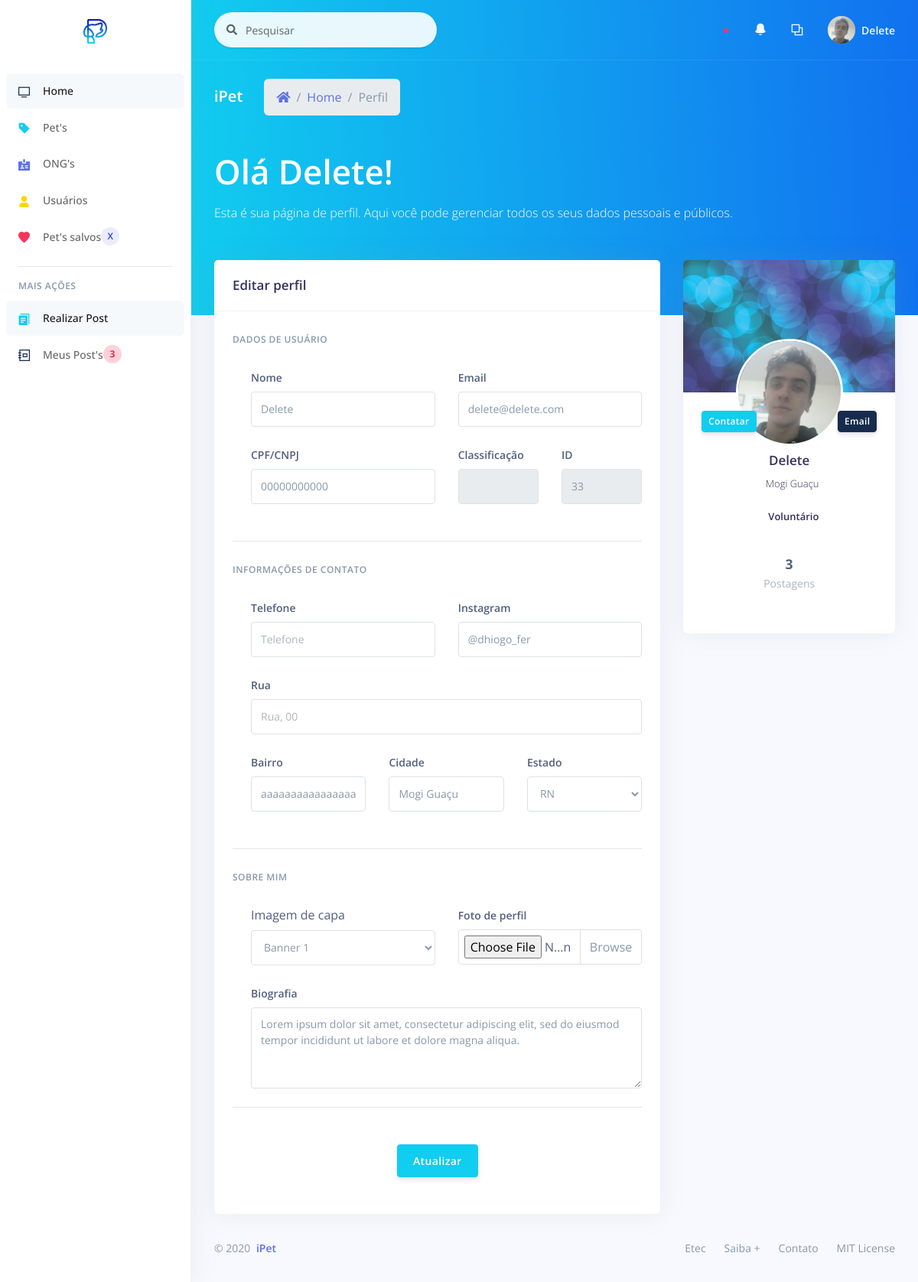
The app's page /_site/_user/profile.php (signed in), older data.
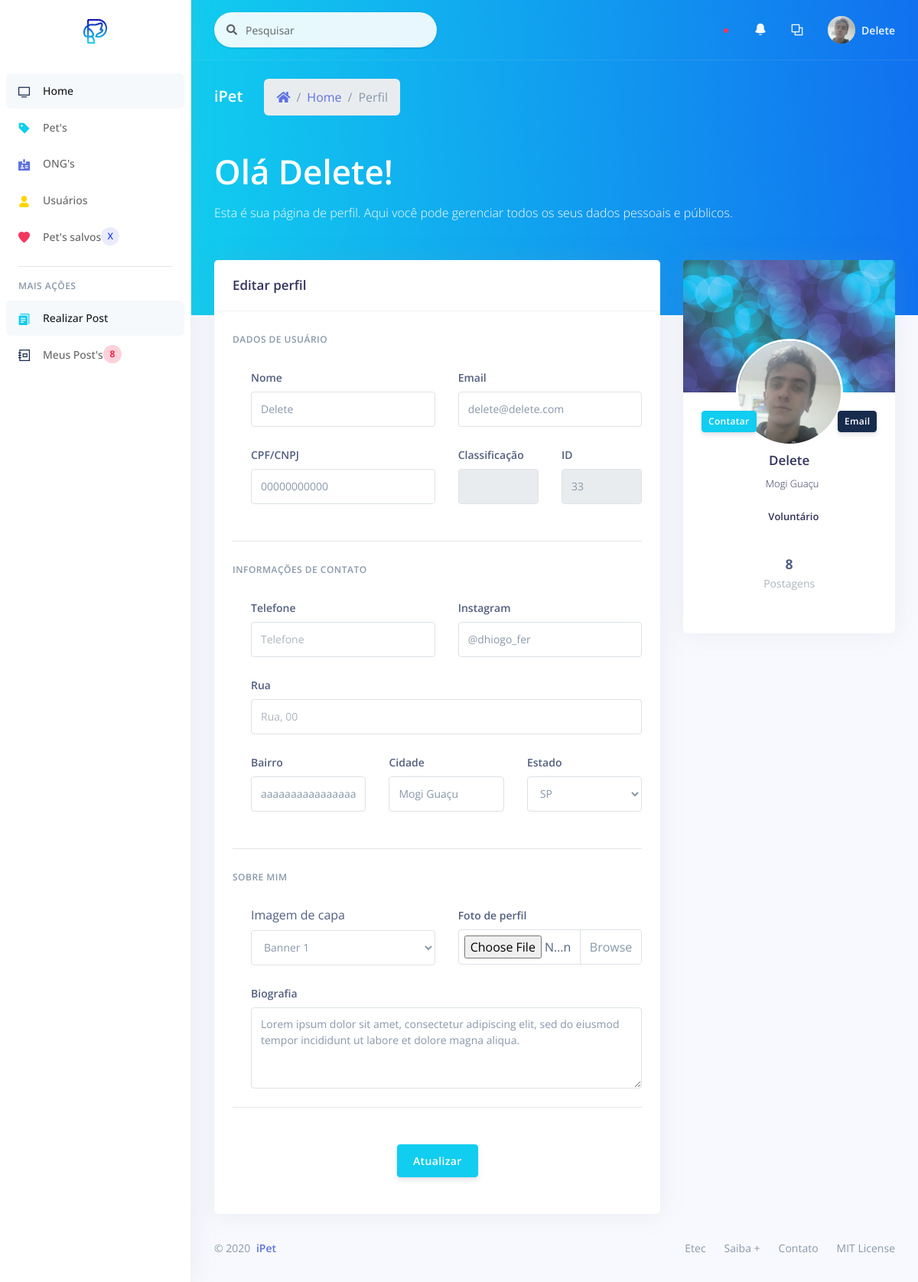
The same page, newer data.
### tables this page shows
CREATE TABLE `user` (
  `id_user` int(11) NOT NULL,
  `ranking` int(11) NOT NULL,
  `name` varchar(200) NOT NULL,
  `email` varchar(100) NOT NULL,
  `password` varchar(100) NOT NULL,
  `cpf` varchar(30) NOT NULL,
  `telephone` varchar(30) DEFAULT NULL,
  `instagram` varchar(100) DEFAULT NULL,
  `street` varchar(100) DEFAULT NULL,
  `neighborhood` varchar(100) DEFAULT NULL,
  `city` varchar(100) DEFAULT NULL,
  `uf` varchar(2) DEFAULT NULL,
  `bio` text DEFAULT NULL,
  `image` varchar(200) DEFAULT NULL,
  `banner` varchar(200) DEFAULT NULL,
  `use_terms` int(11) DEFAULT NULL,
  `status` int(11) NOT NULL
);

### _site/_user/profile.php (the view, shortened to what the changed rows need)
<?php
include_once('../controller/connect.php');
$id = $_SESSION['user_id'];
$sql = "SELECT * FROM user WHERE id_user = '$id'";
$res = mysqli_query($con, $sql);
$array = mysqli_fetch_assoc($res);
do{
  $name = $array['name'];
  $email = $array['email'];
  $cpf = $array['cpf'];
  $instagram = $array['instagram'];
  $neighborhood = $array['neighborhood'];
  $city = $array['city'];
  $uf = $array['uf'];
  $bio = $array['bio'];
  $image = $array['image'];
  $banner = $array['banner'];
} while($array = mysqli_fetch_assoc($res));
?>
<!DOCTYPE html>
<html>
<head>
  <?php
    include_once "../assets/components/styles.php";
  ?>
</head>
<body>
  <?php
    include_once "components/sidenav.php";
  ?>
  <div class="main-content" id="panel">
    <div class="header bg-gradient-info pb-6">
      <div class="container-fluid">
        <div class="header-body">
          <div class="row">
            <div class="col">
            <h1 class="display-2 text-white">Olá <?= $_SESSION['name']; ?>!</h1>
            </div>
          </div>
        </div>
      </div>
    </div>
    <div class="container-fluid mt--6">
      <div class="row">
        <div class="col-xl-4 order-xl-2">
          <div class="card card-profile">
            <img src="<?= PUBLICO . 'img/theme/' . $banner; ?>" alt="Imagem de perfil" class="card-img-top">
            <div class="row justify-content-center">
              <div class="col-lg-3 order-lg-2">
                <div class="card-profile-image">
                  <a href="#">
                    <img src="<?= PUBLICO . 'img/users/' . $image; ?>" class="rounded-circle">
                  </a>
                </div>
              </div>
            </div>
            <div class="card-header text-center border-0 pt-8 pt-md-4 pb-0 pb-md-4">
              <div class="d-flex justify-content-between">
              </div>
            </div>
            <div class="card-body pt-0">
              <div class="text-center">
                <h5 class="h3">
                  <?= $_SESSION['name']; ?>
                </h5>
                <div class="h5 font-weight-300">
                  <i class="ni location_pin mr-2"></i><?= $city; ?>
                </div>
                <div class="h5 mt-4">
                  <?php
                    if($_SESSION['rank'] == 1){
                      echo "Voluntário";
                    } elseif ($_SESSION['rank'] == 2) {
                      echo "ONG";
                    } elseif ($_SESSION['rank'] == 3) {
                      echo "Administrador";
                    } else {
                      echo "Oops, ocorreu um erro...";
                    }
                  ?>
                </div>
              </div>
              <div class="row">
                <div class="col">
                  <div class="card-profile-stats d-flex justify-content-center">
                    <div>
                      <span class="heading"><?= $count_post;?></span>
                      <span class="description">Postagens</span>
                    </div>
                  </div>
                </div>
              </div>
            </div>
          </div>
        </div>
        <div class="col-xl-8 order-xl-1">
          <div class="card">
            <div class="card-body">
              <form role="form" method="POST" action="<?= BASE . '_site/_user/edit/edit_profile.php';?>">
                <div class="pl-lg-4">
                  <div class="row">
                    <div class="col-lg-6">
                      <div class="form-group">
                        <label class="form-control-label" for="input-username">Nome</label>
                        <input name="name" type="text" id="input-username" class="form-control" placeholder="Nome" value="<?= $name; ?>">
                      </div>
                    </div>
                    <div class="col-lg-6">
                      <div class="form-group">
                        <label class="form-control-label" for="input-email">Email</label>
                        <input name="email" type="email" id="input-email" class="form-control" placeholder="Email" value="<?= $email; ?>">
                      </div>
                    </div>
                  </div>
                  <div class="row">
                    <div class="col-lg-6">
                      <div class="form-group">
                        <label class="form-control-label" for="input-document">CPF/CNPJ</label>
                        <input name="document" type="text" id="input-document" class="form-control" placeholder="CPF ou CNPJ" value="<?= $cpf; ?>">
                      </div>
                    </div>
                  </div>
                </div>
                <div class="pl-lg-4">
                  <div class="row">
                    <div class="col-lg-6">
                      <div class="form-group">
                        <label class="form-control-label" for="input-instagram">Instagram</label>
                        <input name="insta" type="text" id="input-instagram" class="form-control" placeholder="@usuario" value="<?= $instagram; ?>">
                      </div>
                    </div>
                  </div>
                  <div class="row">
                    <div class="col-lg-4">
                      <div class="form-group">
                        <label class="form-control-label" for="input-neighborhood">Bairro</label>
                        <input name="neig" type="text" id="input-neighborhood" class="form-control" placeholder="Bairro" value="<?= $neighborhood; ?>">
                      </div>
                    </div>
                    <div class="col-lg-4">
                      <div class="form-group">
                        <label class="form-control-label" for="input-city">Cidade</label>
                        <input name="city" type="text" id="input-city" class="form-control" placeholder="Cidade" value="<?= $city; ?>">
                      </div>
                    </div>
                    <div class="col-lg-4">
                      <div class="form-group">
                        <label class="form-control-label" for="input-uf">Estado</label>
                        <select name="uf" class="form-control" id="exampleFormControlSelect1">
                          <option value="<?= $uf; ?>" selected><?= $uf;?></option>
                        </select>
                      </div>
                    </div>
                  </div>
                </div>
                <div class="pl-lg-4">
                  <div class="form-group">
                    <label class="form-control-label">Biografia</label>
                    <textarea name="bio" rows="4" class="form-control" placeholder="Breve biografia ..."><?= $bio; ?></textarea>
                  </div>
                </div>
              </form>
            </div>
          </div>
        </div>
      </div>
    </div>
  </div>
</body>
</html>

### _site/_user/components/sidenav.php (shortened to what the changed rows need)
<nav class="sidenav navbar navbar-vertical  fixed-left  navbar-expand-xs navbar-light bg-white" id="sidenav-main">
  <div class="scrollbar-inner">
    <div class="navbar-inner">
    <?php
    $id = $_SESSION['user_id'];
    ?>
      <div class="collapse navbar-collapse" id="sidenav-collapse-main">
        <ul class="navbar-nav">
          <li class="nav-item">
          <?php
          $sql_count_post = "SELECT * FROM post WHERE id_author = '$id'";
          $res_count_post = mysqli_query($con, $sql_count_post);
          $count_post = mysqli_num_rows($res_count_post);
          ?>
            <a class="nav-link" href="<?= BASE . '_site/_user/list/list_posts.php';?>">
              <i class="ni ni-collection text-default"></i>
              <span class="nav-link-text">Meus Post's</span>
              <span class="badge badge-md badge-circle badge-floating badge-danger border-white"><?= $count_post;?></span>
            </a>
          </li>
        </ul>
      </div>
    </div>
  </div>
</nav>

Row changes from the older to the newer data that the page shows:
changed user "Mogi Guaçu": uf "RN" → "SP"
Text that changed along with them:
$count_post: "3" → "8"
